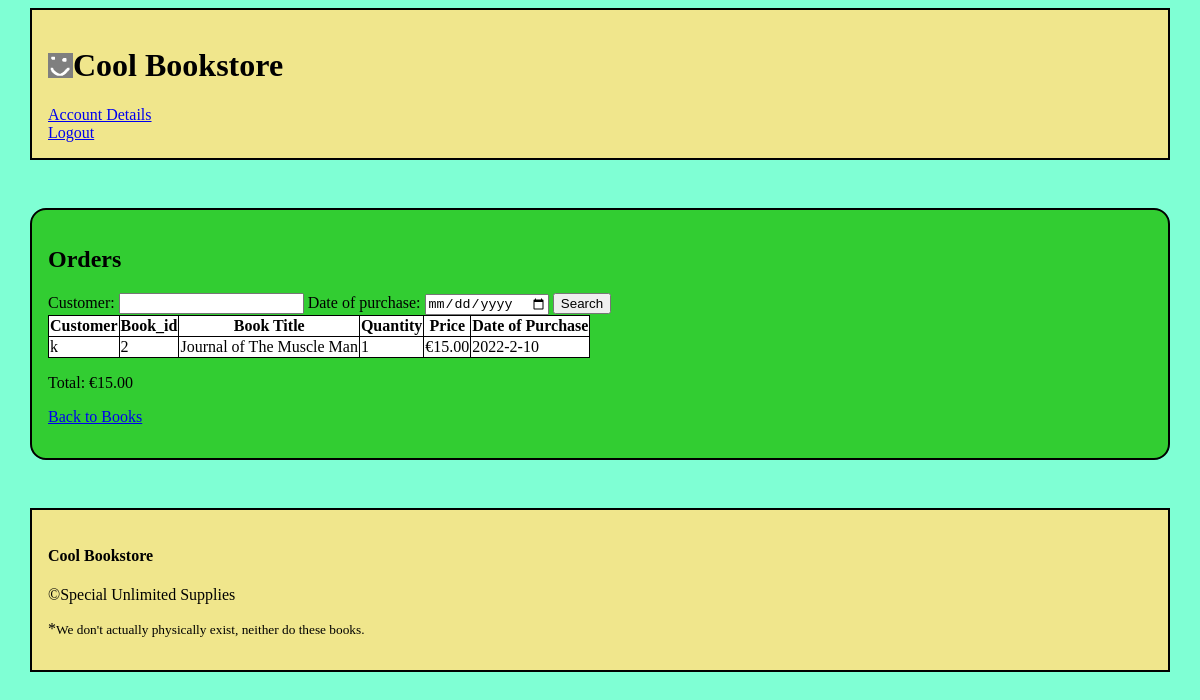
Screenshot of /orders (signed in) with the database file from the repository.
### tables this page shows
CREATE TABLE orders
(
    order_id INTEGER NOT NULL,
    user_id TEXT NOT NULL,
    book_id INTEGER NOT NULL,
    quantity INTEGER NOT NULL, 
    price REAL NOT NULL,
    date TEXT NOT NULL

);

CREATE TABLE books

(   
    book_id INTEGER PRIMARY KEY AUTOINCREMENT,
    author_id INTEGER NOT NULL,
    title TEXT NOT NULL,
    price REAL NOT NULL,
    description TEXT
    
);

### app.py (the view, shortened to what this page needs)
@app.route("/orders", methods=["GET", "POST"])
def orders():
    form=OrderForm()
    db=get_db()
    if session["admin"]:
        orders=db.execute("""SELECT orders.user_id AS user_id,
                                    orders.book_id AS book_id,
                                    books.title AS title,
                                    orders.quantity AS quantity,
                                    orders.price AS price,
                                    orders.date AS date
                            FROM orders JOIN books
                            ON books.book_id = orders.book_id
                            ORDER BY date DESC;""").fetchall()
    total=0
    for row in orders:
        total+=row["price"]
    return render_template("orders.html", form=form, orders=orders, total=total )

### forms.py
class OrderForm(FlaskForm):
    customer_id = StringField("Customer: ")
    date = DateField("Date of purchase: ", validators=[Optional()])
    submit = SubmitField("Search")

### app.py (called while the page is built)
@app.before_request
def load_logged_in_user():
    g.user = session.get("user_id", None)
    g.current_date = datetime.now().strftime("%Y-%m-%d")

### database.py (called while the page is built)
def get_db():
    if "db" not in g:
        g.db = sqlite3.connect(DATABASE,
            detect_types=sqlite3.PARSE_DECLTYPES
        )
        g.db.row_factory = sqlite3.Row
    return g.db

### templates/orders.html (shortened to what this page needs)
{% extends "base.html" %}
{% block main_content %}
    <h2>Orders</h2>
    <form action="" method="post" novalidate>
        {% if session["admin"] %}
            <section>
                {{render_field(form.customer_id)}}
                {{render_field(form.date)}}
                {{form.submit()}}
            </section>
        {% endif %}
        {% if orders %}
            <table>
                <tr>
                    {% if session["admin"] %}
                        <th>Customer </th>
                        <th>Book_id </th>
                    {% endif %}
                    <th>Book Title</th>
                    <th>Quantity</th>
                    <th>Price</th>
                    <th>Date of Purchase</th>
                </tr>
                {% for order in orders %}
                    <tr>
                        {% if session["admin"] %}
                            <td>{{ order["user_id"] }}</td>
                            <td>{{ order["book_id"] }}</td>
                        {% endif %}
                        <td>{{ order["title"] }}</td>
                        <td>{{ order["quantity"] }}</td>
                        <td>&euro;{{ "%.2f" % order["price"] }}</td>
                        <td>{{ order["date"] }}</td>
                    </tr>
                {% endfor %}
                </table>
                <p>Total: &euro;{{"%.2f" % total}}</p>
                <p>
                    {% if session["admin"] %}
                        <p>
                            <a href="{{ url_for('books')}}">
                            Back to Books
                            </a>
                        </p>
                    {% else %}
                        <p>
                            <a href="{{ url_for('account')}}">
                            Back to Account
                            </a>
                        </p>
                    {% endif %}
                </p>
        {% else %}
            <p>No orders found</p>
        {% endif %}
    </form>
{% endblock %}

### static/styles.css (style rules this page uses)
:root { background-color: aquamarine; --base-border-color: black; --base-bg-color: khaki; --base-bg-color-2: limegreen; }
body { width: 95%; margin: 0.5em auto; }
table { border-collapse: collapse; background-color: white; }
td, th { vertical-align: middle; border: 1px solid var(--base-border-color); }
th { text-align: center; }
@media screen and (min-width: 480px) { body { display: grid; grid-template-columns: 1fr; grid-template-areas: 'top' 'mid' 'bottom' ; row-gap: 3em; } }

### rows the page displays
orders: user_id "k", book_id "2", title "Journal of The Muscle Man", quantity "1", price "15.00", date "2022-2-10"

### other values shown
{{ field.label }} "Customer: Date of purchase:"
{{ "%.2f" % total }} "15.00"
